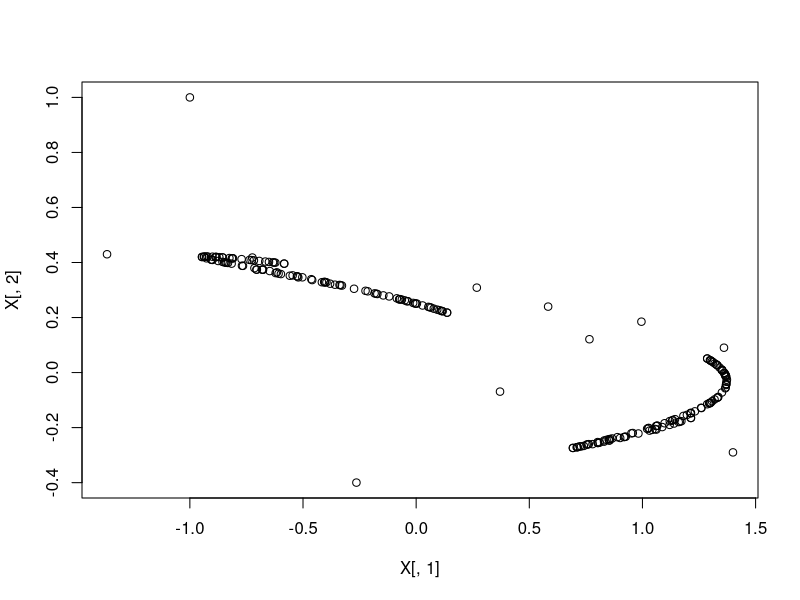
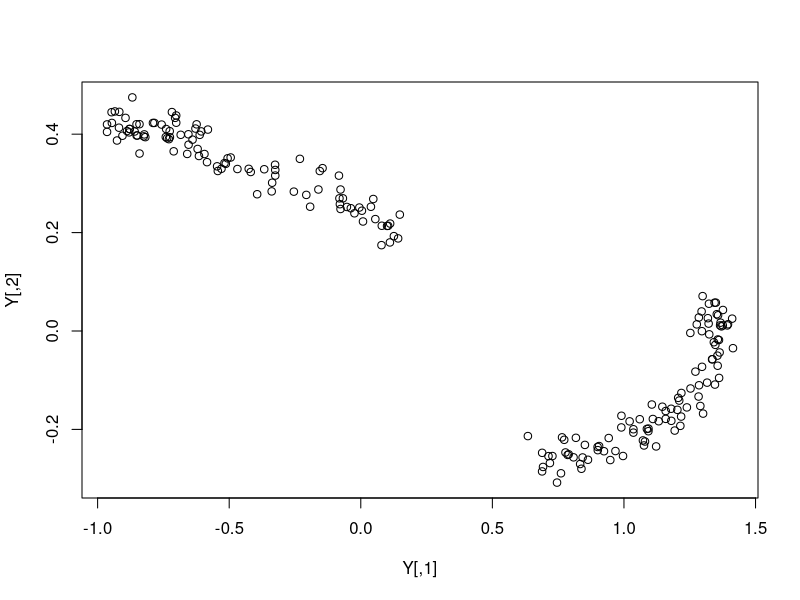

The R script that drew these images, in order: (Note: this script raises an error after producing the figures.)
make.test = function(){
  fn = function (times, y, p, more) {
    r = y
    r[, 1] = 1 - y[, 1]^2 + p[1] * y[, 2]
    r[, 2] = p[2] * y[,1] + p[3]
    return(r)
  }
  ode = function (times, y, p, more) {
    r = y
    r[1] = 1 - y[1]^2 + p[1] * y[2]
    r[2] = p[2] * y[1] + p[3]
    return(r)
  }
  dfdx = function (times, y, p, more) {
    r = array(0, c(length(times), ncol(y), ncol(y)))
    r[, 1, 1] = - 2 * y[, 1]
    r[, 1, 2] = p[1]
    r[, 2, 1] = p[2]
    return(r)
  }
  dfdp = function (times, y, p, more) {
    r = array(0, c(length(times), ncol(y), length(p)))
    r[, 1, 1] = y[, 2]
    r[, 2, 2] = y[, 1]
    r[, 2, 3] = 1
    return(r)
  }
  d2fdx2 = function (times, y, p, more) {
    r = array(0, c(length(times), rep(ncol(y), 3)))
    r[, 1, 1, 1] = -2
    return(r)
  }
  d2fdxdp = function (times, y, p, more) {
    r = array(0, c(length(times), ncol(y), ncol(y), length(p)))
    r[, 1, 2, 1] = 1
    r[, 2, 1, 2] = 1
    
    return(r)
  }
  list.obj = list(fn,ode,dfdx,dfdp,d2fdx2,d2fdxdp)
  names(list.obj) = c("fn","ode","dfdx","dfdp","d2fdx2","d2fdxdp")
  return(list.obj)
}
make.test()

#Set parameters for a, b and c
testpars = c(1.4,0.3,0.01)

#Generate some data, leaving off the first 20 time points as transients
ntimes = 200
x = c(-1,1) #initial values
X = matrix(0,ntimes+20,2)
X[1,] = x
for (i in 2:(ntimes+20)){
  X[i,] = make.test()$ode(i, X[i-1,], testpars, NULL)
}
head(X)
tail(X)
plot(X[,1],X[,2])
X = X[20+1:ntimes,]
dim(X)
Y = X + 0.025*matrix(rnorm(ntimes*2),ntimes,2)
t = 1:ntimes
plot(Y)

#Start generalized profiling
testpars2 = c(1.5,0.2,0.02)
lambda = 1000
coefs = as.matrix(Y)

profile.obj = LS.setup(pars=testpars2,coefs=coefs,fn=make.test(),basisvals=NULL,lambda=lambda,times=t,discrete=TRUE)
lik = profile.obj$lik
proc = profile.obj$proc

Ores1 = outeropt(data=Y,times=t,pars=testpars2,coefs=coefs,lik=lik,proc=proc,in.meth="nlminb",out.meth="nlminb")
parest = Ores1$pars
parest
